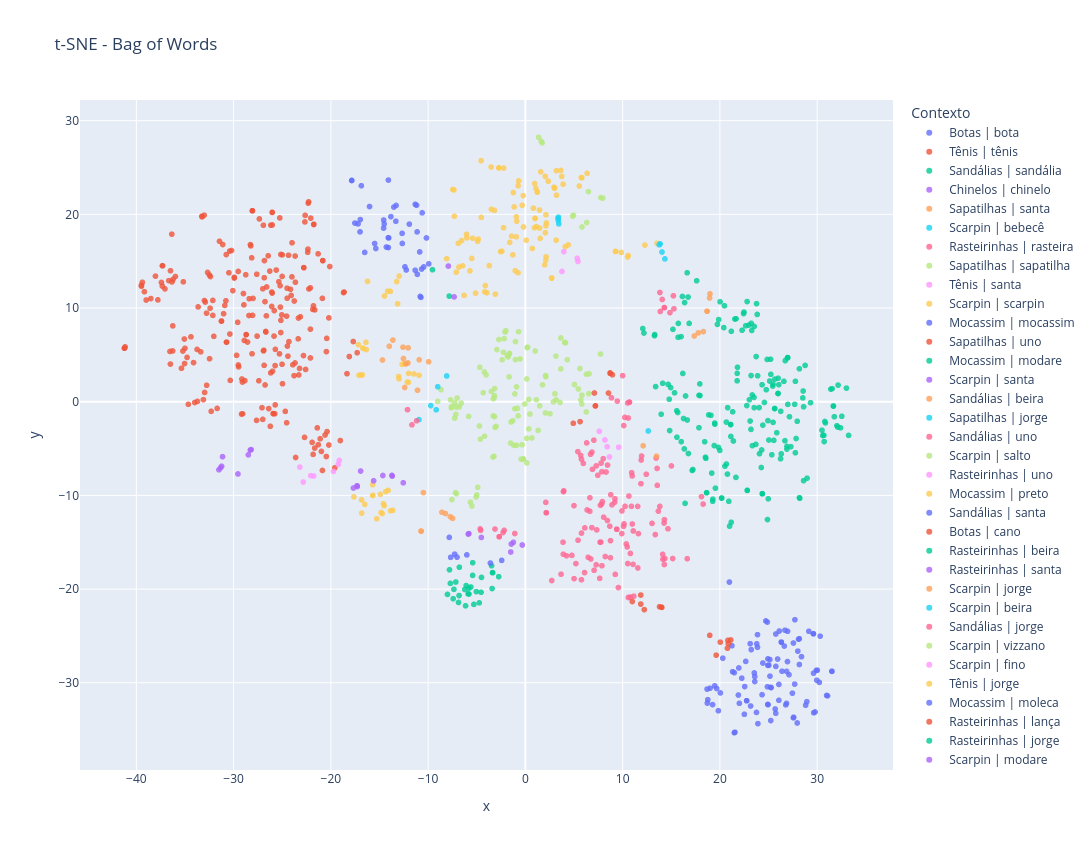
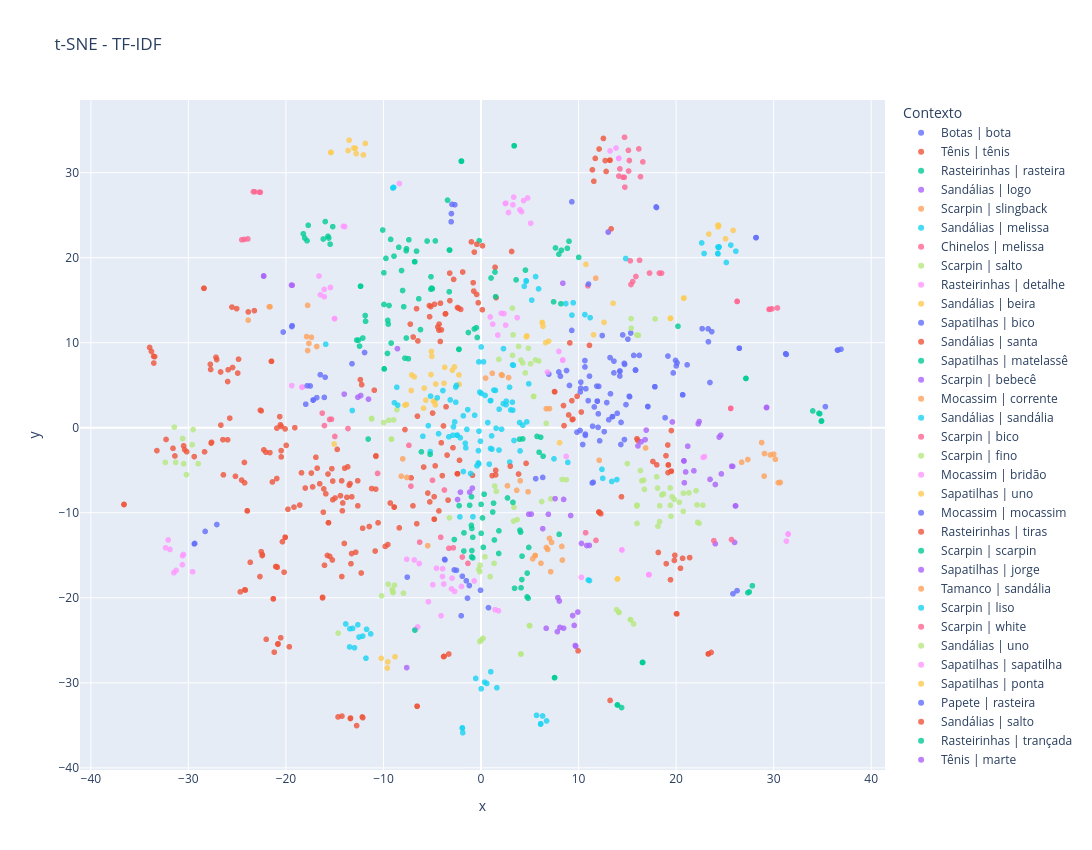

These figures' notebook cell, in order:
### Code cell
import pandas as pd
import plotly.express as px
from sklearn.neighbors import NearestNeighbors
from collections import Counter
import re

# ---------------------------------------------------
# STOPWORDS
# ---------------------------------------------------

stopwords = {
    "de", "da", "do", "das", "dos",
    "para", "com", "sem", "em",
    "e", "a", "o",
    "feminino", "feminina",
    "masculino", "masculina", "via", "off"
}

# ---------------------------------------------------
# REMOVE TAGS MUITO FREQUENTES
# ---------------------------------------------------

dummies = df_bow['Tags'].str.get_dummies(sep=',')

freq_relativa = dummies.sum() / len(df_bow)

THRESHOLD = 0.80

tags_validas = freq_relativa[
    freq_relativa < THRESHOLD
].index.tolist()


# ---------------------------------------------------
# EXTRAI PALAVRAS RELEVANTES
# ---------------------------------------------------

def extrair_palavras(texto):

    palavras = re.findall(
        r'\b[a-zà-úA-ZÀ-Ú]+\b',
        str(texto).lower()
    )

    palavras = [
        p for p in palavras
        if p not in stopwords
        and len(p) > 2
    ]

    return palavras


# ---------------------------------------------------
# TAG + PALAVRA DOMINANTE
# ---------------------------------------------------

def contexto_dominante_vizinhos(
    embed,
    tags_series,
    produto_series,
    tags_validas,
    k=10
):

    nn = NearestNeighbors(n_neighbors=k)
    nn.fit(embed)

    _, indices = nn.kneighbors(embed)

    labels = []

    for vizinhos in indices:

        todas_tags = []
        todas_palavras = []

        for idx in vizinhos:

            # -------------------------
            # TAGS
            # -------------------------

            tags = re.split(
                r'\s*,\s*',
                str(tags_series.iloc[idx])
            )

            tags = [
                t for t in tags
                if t in tags_validas
            ]

            todas_tags.extend(tags)

            # -------------------------
            # PRODUTO
            # -------------------------

            palavras = extrair_palavras(
                produto_series.iloc[idx]
            )

            todas_palavras.extend(palavras)

        # -------------------------
        # TAG dominante
        # -------------------------

        tag = (
            Counter(todas_tags).most_common(1)[0][0]
            if len(todas_tags) > 0
            else "SemTag"
        )

        # -------------------------
        # Palavra dominante
        # -------------------------

        palavra = (
            Counter(todas_palavras).most_common(1)[0][0]
            if len(todas_palavras) > 0
            else "SemPalavra"
        )

        # label final
        label = f"{tag} | {palavra}"

        labels.append(label)

    return labels


# ---------------------------------------------------
# PLOT
# ---------------------------------------------------

def plotar(embed, nome, k=10):

    labels = contexto_dominante_vizinhos(
        embed=embed,
        tags_series=df_bow["Tags"],
        produto_series=df_bow["Produto"],
        tags_validas=tags_validas,
        k=k
    )

    df_plot = pd.DataFrame({
        "x": embed[:, 0],
        "y": embed[:, 1],
        "indice": df_bow.index,
        "Produto": df_bow["Produto"],
        "Preço": df_bow["Preço Original"],
        "Contexto": labels
    })

    fig = px.scatter(
        df_plot,
        x="x",
        y="y",
        color="Contexto",
        hover_data={
            "indice": True,
            "Produto": True,
            "Preço": True,
            "Contexto": True,
            "x": False,
            "y": False
        },
        title=f"t-SNE - {nome}",
        width=1100,
        height=850,
    )

    fig.update_traces(
        marker=dict(
            size=6,
            opacity=0.8
        )
    )

    fig.write_html(nome + ".html")

    fig.show()


# ---------------------------------------------------
# EXECUÇÃO
# ---------------------------------------------------

plotar(embed_bow, "Bag of Words")
plotar(embed_tfidf, "TF-IDF")
